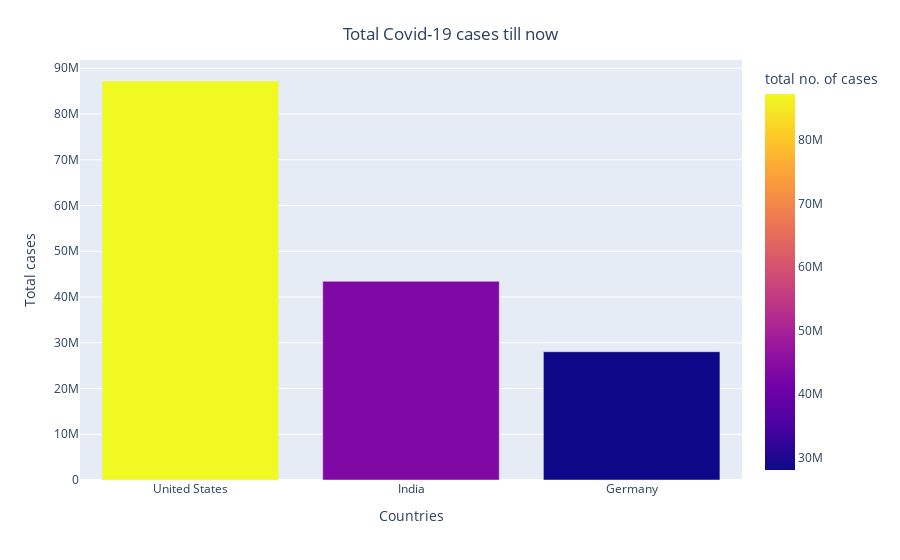

Write notebook code for a chart like this one.
### Code cell
# plotting the graph using plotly express package
fig1 = px.bar(df_total_cases_country_wise, y='total no. of cases', x=df_total_cases_country_wise.index, color='total no. of cases', color_discrete_sequence= px.colors.sequential.Viridis_r )
fig1.update_layout(
    title={
            'text' : "Total Covid-19 cases till now",
            'y':0.95,
            'x':0.5
        },
    xaxis_title="Countries",
    yaxis_title="Total cases",
    legend_title="Total cases"
)
fig1.show()

### Figure 1 — Plotly figure (JSON) as saved in the notebook; plotly's stock layout.template omitted (floating-point values rounded to 4 significant figures)
{"data": [{"alignmentgroup": "True", "hovertemplate": "index=%{x}<br>total no. of cases=%{marker.color}<extra></extra>", "legendgroup": "", "marker": {"color": [87217672, 43433345, 28048246], "coloraxis": "coloraxis", "pattern": {"shape": ""}}, "name": "", "offsetgroup": "", "orientation": "v", "showlegend": false, "textposition": "auto", "type": "bar", "x": ["United States", "India", "Germany"], "xaxis": "x", "y": [87217672, 43433345, 28048246], "yaxis": "y"}], "layout": {"barmode": "relative", "coloraxis": {"colorbar": {"title": {"text": "total no. of cases"}}, "colorscale": [[0, "#0d0887"], [0.1111, "#46039f"], [0.2222, "#7201a8"], [0.3333, "#9c179e"], [0.4444, "#bd3786"], [0.5556, "#d8576b"], [0.6667, "#ed7953"], [0.7778, "#fb9f3a"], [0.8889, "#fdca26"], [1, "#f0f921"]]}, "legend": {"title": {"text": "Total cases"}, "tracegroupgap": 0}, "margin": {"t": 60}, "title": {"text": "Total Covid-19 cases till now", "x": 0.5, "y": 0.95}, "xaxis": {"anchor": "y", "domain": [0, 1], "title": {"text": "Countries"}}, "yaxis": {"anchor": "x", "domain": [0, 1], "title": {"text": "Total cases"}}}}
